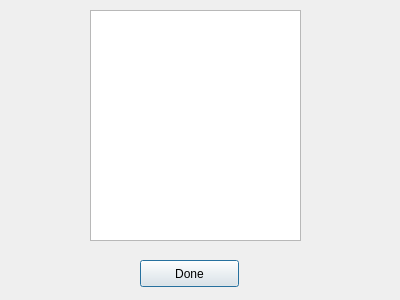
<?xml version="1.0" encoding="UTF-8"?>
<ui version="4.0">
 <class>directoryWindow</class>
 <widget class="QDialog" name="directoryWindow">
  <property name="geometry">
   <rect>
    <x>0</x>
    <y>0</y>
    <width>400</width>
    <height>300</height>
   </rect>
  </property>
  <property name="windowTitle">
   <string>Dialog</string>
  </property>
  <widget class="QTreeView" name="treeView">
   <property name="geometry">
    <rect>
     <x>90</x>
     <y>10</y>
     <width>211</width>
     <height>231</height>
    </rect>
   </property>
  </widget>
  <widget class="QPushButton" name="pushButton">
   <property name="geometry">
    <rect>
     <x>140</x>
     <y>260</y>
     <width>99</width>
     <height>27</height>
    </rect>
   </property>
   <property name="text">
    <string>Done</string>
   </property>
  </widget>
 </widget>
 <resources/>
 <connections/>
</ui>
